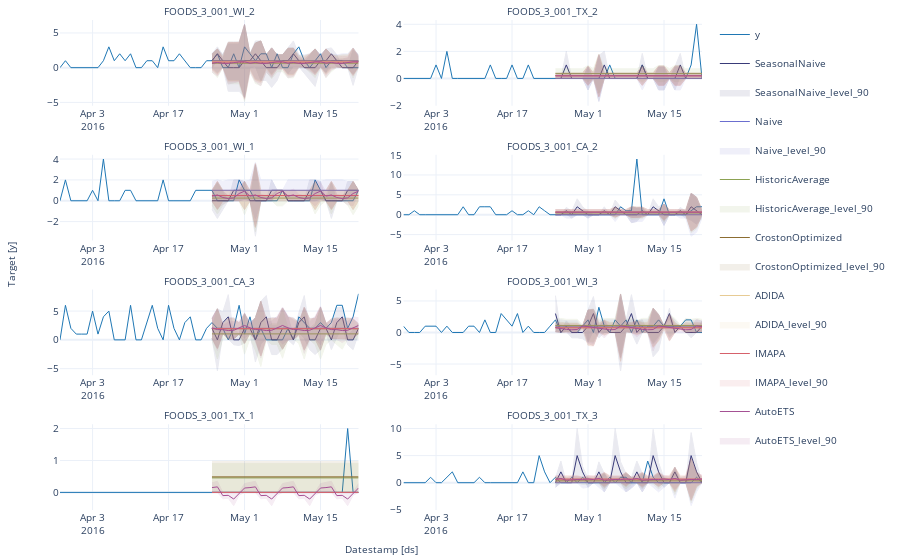

The notebook cell saved with this chart:
### Code cell
StatsForecast.plot(test, fcst_df, engine = 'plotly')
